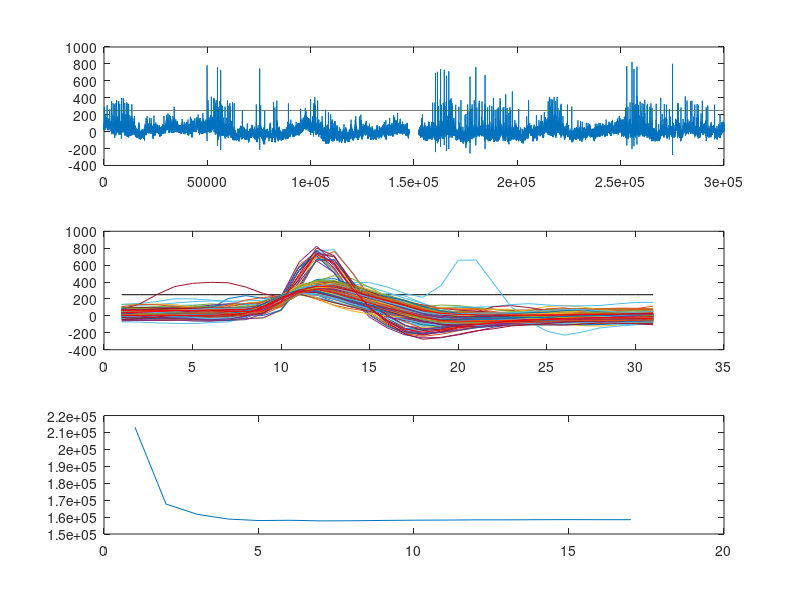
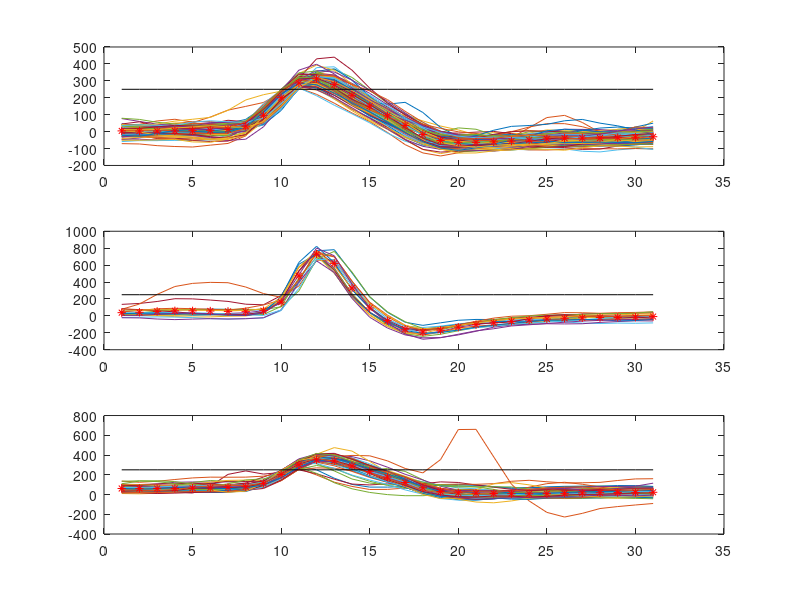

Here is the MATLAB script that generated these plots, in order:
load ps5_data.mat

% Same code used for question 3 - 5 . Generated the results by changing
% just the initial data set

%  For Problem 3
% mean_vectors = InitTwoClusters_1;

% For Problem 4
% mean_vectors = InitTwoClusters_2;

% For Problem 5a
% mean_vectors = InitThreeClusters_1;

% For Problem 5b
mean_vectors = InitThreeClusters_2;

SAMPLE_LENGTH = 31;
PREV_SAMPLES = 10;
AFTER_SAMPLES = SAMPLE_LENGTH - PREV_SAMPLES - 1;

NUM_OF_CLUSTERS = size(mean_vectors, 2);
DIMENSIONALITY = size(mean_vectors, 1);

x = RealWaveform;
f_0 = 30000; % sampling rate of waveform (Hz)
f_stop = 250; % stop frequency (Hz)
f_Nyquist = f_0/2; % the Nyquist limit
n = length(x);
f_all = linspace(-f_Nyquist,f_Nyquist,n);
desired_response = ones(n,1);
desired_response(abs(f_all)<=f_stop) = 0;
x_filtered = real(fftshift(ifft(fft(x.*fftshift(desired_response)))));

subplot(3,1,1);
plot(x_filtered);
hold on
V_th  = ones(size(x_filtered,1),1).*250;
plot(V_th,'k');

x_filtered_shifted = [0; x_filtered(1:size(x_filtered, 1) -1)];
above_th_locs = find((x_filtered > V_th) & (x_filtered_shifted < V_th));
snippets = zeros(SAMPLE_LENGTH, size(above_th_locs, 1));
for i=1:size(above_th_locs,1)
    snippets(:,i) = x_filtered(above_th_locs(i)-PREV_SAMPLES:above_th_locs(i)+AFTER_SAMPLES);
end
save snippets.mat snippets
subplot(3,1,2);
plot(V_th(1:SAMPLE_LENGTH),'k');
hold on
for i=1:size(above_th_locs,1)
    plot(snippets(:,i));
    hold on
end

NUM_OF_POINTS = size(snippets, 2);

r = zeros(NUM_OF_CLUSTERS, NUM_OF_POINTS);

J = [];

iter_count = 0;
while(1)
    iter_count = iter_count + 1;
    % E Step
    dist = zeros(NUM_OF_CLUSTERS, NUM_OF_POINTS);
    for i=1:NUM_OF_CLUSTERS
        for j=1:NUM_OF_POINTS
            dist(i, j) = sum(abs(mean_vectors(:,i) - snippets(:, j)));
        end
    end
%     dist = pdist2(mean_vectors', snippets');
    for j=1:NUM_OF_CLUSTERS
        r(j, :) = dist(j, :) == min(dist);
    end


    % M Step
    for i=1:NUM_OF_CLUSTERS
        numer = zeros(DIMENSIONALITY, 1);
        denom = 0;
        for j=1:NUM_OF_POINTS
            numer = numer + snippets(:, j).*r(i,j);
            denom = denom + r(i, j);
        end
        mean_vectors(:, i) = numer ./ denom;
    end

    % Computing J
    J_iter = 0;
    for i=1:NUM_OF_POINTS
        for j=1:NUM_OF_CLUSTERS
%             J_iter = J_iter + norm(snippets(:,i) - mean_vectors(:,j)) .* r(j, i);
            J_iter = J_iter + sum(abs(mean_vectors(:,j) - snippets(:, i))) .* r(j, i);
        end
    end
    J = [J;J_iter];
    if iter_count ~= 1 && (J_iter == J(iter_count - 1))
        break;
    end
%     if iter_count >= 100
%         break;
%     end
end

for i=1:NUM_OF_CLUSTERS
    plot(mean_vectors(:, i), 'r');
    hold on
end

subplot(3,1,3);
plot(J);

figure;
for i=1:size(above_th_locs,1)
    subplot(NUM_OF_CLUSTERS, 1, find(r(:,i)))
    plot(snippets(:,i));
    hold on
end
for i=1:NUM_OF_CLUSTERS
    subplot(NUM_OF_CLUSTERS, 1, i);
    plot(mean_vectors(:,i), 'r*');
    hold on
    plot(V_th(1:SAMPLE_LENGTH),'k');
    hold on
end
